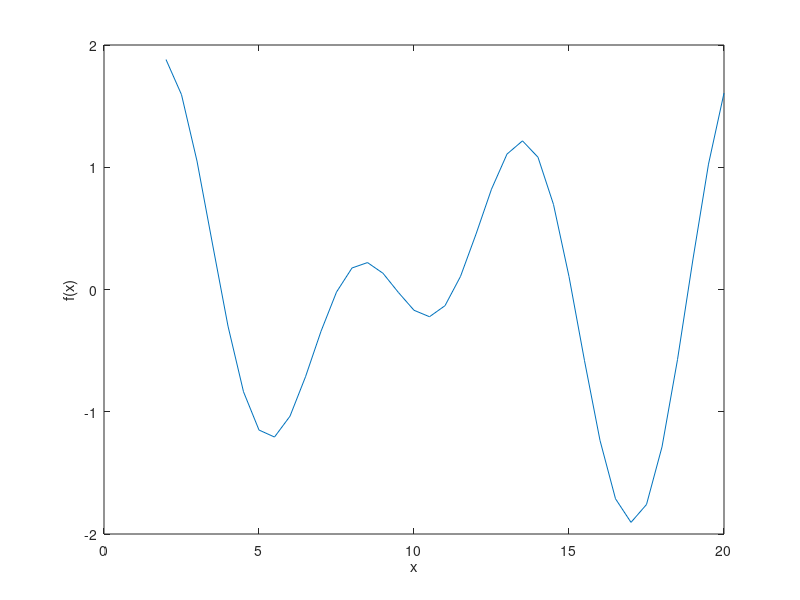

Reproduce this figure in MATLAB.
m=[2:0.5:20];

f = @(x) sin(x) + sin((2/3) * x);


plot(m, f(m))
xlabel("x")
ylabel("f(x)")

x1 = 2;
x2 = 20;

fprintf("Minimum: %.5f", fminbnd(f,15,20));